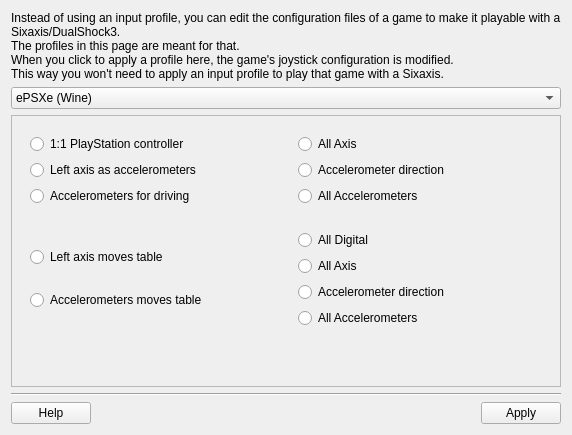
        <widget class="QWidget" name="game">
         <property name="enabled">
          <bool>true</bool>
         </property>
         <attribute name="title">
          <string>Game Profiles</string>
         </attribute>
         <layout class="QVBoxLayout" name="verticalLayout_20">
          <item>
           <widget class="QLabel" name="label_games">
            <property name="enabled">
             <bool>true</bool>
            </property>
            <property name="statusTip">
             <string>It's a lazy way, you know...</string>
            </property>
            <property name="text">
             <string>Instead of using an input profile, you can edit the configuration files of a game to make it playable with a Sixaxis/DualShock3.
The profiles in this page are meant for that.
When you click to apply a profile here, the game's joystick configuration is modified.
This way you won't need to apply an input profile to play that game with a Sixaxis.</string>
            </property>
            <property name="alignment">
             <set>Qt::AlignLeading|Qt::AlignLeft|Qt::AlignTop</set>
            </property>
            <property name="wordWrap">
             <bool>true</bool>
            </property>
           </widget>
          </item>
          <item>
           <widget class="QComboBox" name="listOfGames">
            <item>
             <property name="text">
              <string>ePSXe (Wine)</string>
             </property>
            </item>
            <item>
             <property name="text">
              <string>Extreme Tux Racer</string>
             </property>
            </item>
            <item>
             <property name="text">
              <string>Neverball / Nevergolf</string>
             </property>
            </item>
            <item>
             <property name="text">
              <string>Super Tux Kart</string>
             </property>
            </item>
           </widget>
          </item>
          <item>
           <widget class="QFrame" name="frame">
            <property name="frameShape">
             <enum>QFrame::StyledPanel</enum>
            </property>
            <property name="frameShadow">
             <enum>QFrame::Sunken</enum>
            </property>
            <layout class="QVBoxLayout" name="verticalLayout_15">
             <item>
              <layout class="QGridLayout" name="gridLayout_4">
               <item row="0" column="1">
                <widget class="QWidget" name="wET" native="true">
                 <layout class="QVBoxLayout" name="verticalLayout_8">
                  <item>
                   <widget class="QRadioButton" name="radio_etracer_axis">
                    <property name="text">
                     <string>All Axis</string>
                    </property>
                   </widget>
                  </item>
                  <item>
                   <widget class="QRadioButton" name="radio_etracer_accel">
                    <property name="text">
                     <string>Accelerometer direction</string>
                    </property>
                   </widget>
                  </item>
                  <item>
                   <widget class="QRadioButton" name="radio_etracer_full">
                    <property name="text">
                     <string>All Accelerometers</string>
                    </property>
                   </widget>
                  </item>
                 </layout>
                </widget>
               </item>
               <item row="0" column="0">
                <widget class="QWidget" name="wEP" native="true">
                 <layout class="QVBoxLayout" name="verticalLayout_5">
                  <item>
                   <widget class="QRadioButton" name="radio_game_epsxe_1">
                    <property name="text">
                     <string>1:1 PlayStation controller</string>
                    </property>
                   </widget>
                  </item>
                  <item>
                   <widget class="QRadioButton" name="radio_game_epsxe_axis">
                    <property name="text">
                     <string>Left axis as accelerometers</string>
                    </property>
                   </widget>
                  </item>
                  <item>
                   <widget class="QRadioButton" name="radio_game_epsxe_drv">
                    <property name="text">
                     <string>Accelerometers for driving</string>
                    </property>
                   </widget>
                  </item>
                 </layout>
                </widget>
               </item>
               <item row="1" column="0">
                <widget class="QWidget" name="wNE" native="true">
                 <layout class="QVBoxLayout" name="verticalLayout_12">
                  <item>
                   <widget class="QRadioButton" name="radio_neverball_axis">
                    <property name="text">
                     <string>Left axis moves table</string>
                    </property>
                   </widget>
                  </item>
                  <item>
                   <widget class="QRadioButton" name="radio_neverball_accel">
                    <property name="text">
                     <string>Accelerometers moves table</string>
                    </property>
                   </widget>
                  </item>
                 </layout>
                </widget>
               </item>
               <item row="1" column="1">
                <widget class="QWidget" name="wSTK" native="true">
                 <layout class="QVBoxLayout" name="verticalLayout_14">
                  <item>
                   <widget class="QRadioButton" name="radio_stk_digital">
                    <property name="text">
                     <string>All Digital</string>
                    </property>
                   </widget>
                  </item>
                  <item>
                   <widget class="QRadioButton" name="radio_stk_axis">
                    <property name="text">
                     <string>All Axis</string>
                    </property>
                   </widget>
                  </item>
                  <item>
                   <widget class="QRadioButton" name="radio_stk_accel">
                    <property name="text">
                     <string>Accelerometer direction</string>
                    </property>
                   </widget>
                  </item>
                  <item>
                   <widget class="QRadioButton" name="radio_stk_full">
                    <property name="text">
                     <string>All Accelerometers</string>
                    </property>
                   </widget>
                  </item>
                 </layout>
                </widget>
               </item>
              </layout>
             </item>
             <item>
              <spacer name="verticalSpacer">
               <property name="orientation">
                <enum>Qt::Vertical</enum>
               </property>
               <property name="sizeHint" stdset="0">
                <size>
                 <width>20</width>
                 <height>40</height>
                </size>
               </property>
              </spacer>
             </item>
            </layout>
           </widget>
          </item>
          <item>
           <widget class="Line" name="line">
            <property name="orientation">
             <enum>Qt::Horizontal</enum>
            </property>
           </widget>
          </item>
          <item>
           <layout class="QHBoxLayout" name="horizontalLayout_11">
            <item>
             <widget class="QPushButton" name="b_game_help">
              <property name="text">
               <string>Help</string>
              </property>
              <property name="icon">
               <iconset>
                <normaloff>../../../../../../usr/share/qtsixa/icons/manual.png</normaloff>../../../../../../usr/share/qtsixa/icons/manual.png</iconset>
              </property>
             </widget>
            </item>
            <item>
             <spacer name="horizontalSpacer_23">
              <property name="orientation">
               <enum>Qt::Horizontal</enum>
              </property>
              <property name="sizeHint" stdset="0">
               <size>
                <width>40</width>
                <height>20</height>
               </size>
              </property>
             </spacer>
            </item>
            <item>
             <widget class="QPushButton" name="b_game_apply">
              <property name="enabled">
               <bool>true</bool>
              </property>
              <property name="statusTip">
               <string>Enjoy!</string>
              </property>
              <property name="text">
               <string>Apply</string>
              </property>
              <property name="icon">
               <iconset>
                <normaloff>../../../../../../usr/share/qtsixa/icons/apply.png</normaloff>../../../../../../usr/share/qtsixa/icons/apply.png</iconset>
              </property>
             </widget>
            </item>
           </layout>
          </item>
         </layout>
        </widget>
